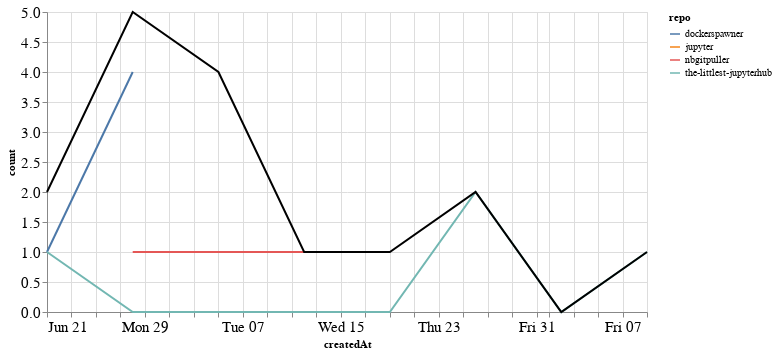

Notebook cell for this chart:
### Markdown cell above
## PRs

### Code cell
prs_time = prs.groupby('repo').resample('W', on='createdAt').count()['author'].reset_index()
prs_time = prs_time.rename(columns={'author': 'count'})
prs_time_total = prs_time.groupby('createdAt').agg({"count": "sum"}).reset_index()

ch1 = alt.Chart(prs_time, width=600).mark_line().encode(
    x='createdAt',
    y='count',
    color='repo',
    tooltip="repo"
)

ch2 = alt.Chart(prs_time_total, width=600).mark_line(color="black").encode(
    x='createdAt',
    y='count',
)

ch1 + ch2

### Figure 1 — Vega-Lite specification as saved in the notebook (floating-point values rounded to 4 significant figures)
{"config": {"axisLeft": {"labelFontSize": 15}, "axisBottom": {"labelFontSize": 15}}, "layer": [{"data": {"name": "data-24c9ef14fcab5ba70fb801b4725d6536"}, "mark": "line", "encoding": {"color": {"type": "nominal", "field": "repo"}, "tooltip": {"type": "nominal", "field": "repo"}, "x": {"type": "temporal", "field": "createdAt"}, "y": {"type": "quantitative", "field": "count"}}, "width": 600}, {"data": {"name": "data-4db97fd6dc569c99d3a34bd561d519e0"}, "mark": {"type": "line", "color": "black"}, "encoding": {"x": {"type": "temporal", "field": "createdAt"}, "y": {"type": "quantitative", "field": "count"}}, "width": 600}], "$schema": "https://vega.github.io/schema/vega-lite/v4.8.1.json", "datasets": {"data-24c9ef14fcab5ba70fb801b4725d6536": [{"repo": "dockerspawner", "createdAt": "2020-06-21T00:00:00", "count": 1}, {"repo": "dockerspawner", "createdAt": "2020-06-28T00:00:00", "count": 4}, {"repo": "jupyter", "createdAt": "2020-07-05T00:00:00", "count": 3}, {"repo": "nbgitpuller", "createdAt": "2020-06-28T00:00:00", "count": 1}, {"repo": "nbgitpuller", "createdAt": "2020-07-05T00:00:00", "count": 1}, {"repo": "nbgitpuller", "createdAt": "2020-07-12T00:00:00", "count": 1}, {"repo": "nbgitpuller", "createdAt": "2020-07-19T00:00:00", "count": 1}, {"repo": "the-littlest-jupyterhub", "createdAt": "2020-06-21T00:00:00", "count": 1}, {"repo": "the-littlest-jupyterhub", "createdAt": "2020-06-28T00:00:00", "count": 0}, {"repo": "the-littlest-jupyterhub", "createdAt": "2020-07-05T00:00:00", "count": 0}, {"repo": "the-littlest-jupyterhub", "createdAt": "2020-07-12T00:00:00", "count": 0}, {"repo": "the-littlest-jupyterhub", "createdAt": "2020-07-19T00:00:00", "count": 0}, {"repo": "the-littlest-jupyterhub", "createdAt": "2020-07-26T00:00:00", "count": 2}, {"repo": "the-littlest-jupyterhub", "createdAt": "2020-08-02T00:00:00", "count": 0}, {"repo": "the-littlest-jupyterhub", "createdAt": "2020-08-09T00:00:00", "count": 1}], "data-4db97fd6dc569c99d3a34bd561d519e0": [{"createdAt": "2020-06-21T00:00:00", "count": 2}, {"createdAt": "2020-06-28T00:00:00", "count": 5}, {"createdAt": "2020-07-05T00:00:00", "count": 4}, {"createdAt": "2020-07-12T00:00:00", "count": 1}, {"createdAt": "2020-07-19T00:00:00", "count": 1}, {"createdAt": "2020-07-26T00:00:00", "count": 2}, {"createdAt": "2020-08-02T00:00:00", "count": 0}, {"createdAt": "2020-08-09T00:00:00", "count": 1}]}}
